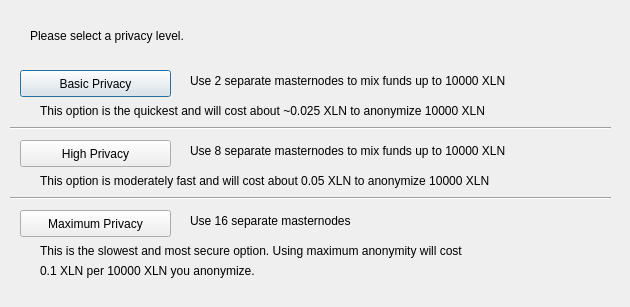
<?xml version="1.0" encoding="UTF-8"?>
<ui version="4.0">
 <class>ObfuscationConfig</class>
 <widget class="QDialog" name="ObfuscationConfig">
  <property name="geometry">
   <rect>
    <x>0</x>
    <y>0</y>
    <width>630</width>
    <height>307</height>
   </rect>
  </property>
  <property name="windowTitle">
   <string>Configure Obfuscation</string>
  </property>
  <widget class="QPushButton" name="buttonBasic">
   <property name="geometry">
    <rect>
     <x>20</x>
     <y>70</y>
     <width>151</width>
     <height>27</height>
    </rect>
   </property>
   <property name="text">
    <string>Basic Privacy</string>
   </property>
  </widget>
  <widget class="QPushButton" name="buttonHigh">
   <property name="geometry">
    <rect>
     <x>20</x>
     <y>140</y>
     <width>151</width>
     <height>27</height>
    </rect>
   </property>
   <property name="text">
    <string>High Privacy</string>
   </property>
  </widget>
  <widget class="QPushButton" name="buttonMax">
   <property name="geometry">
    <rect>
     <x>20</x>
     <y>210</y>
     <width>151</width>
     <height>27</height>
    </rect>
   </property>
   <property name="text">
    <string>Maximum Privacy</string>
   </property>
  </widget>
  <widget class="QLabel" name="label">
   <property name="geometry">
    <rect>
     <x>30</x>
     <y>20</y>
     <width>571</width>
     <height>31</height>
    </rect>
   </property>
   <property name="text">
    <string>Please select a privacy level.</string>
   </property>
  </widget>
  <widget class="QLabel" name="label_2">
   <property name="geometry">
    <rect>
     <x>190</x>
     <y>70</y>
     <width>421</width>
     <height>21</height>
    </rect>
   </property>
   <property name="text">
    <string>Use 2 separate masternodes to mix funds up to 10000 XLN</string>
   </property>
  </widget>
  <widget class="QLabel" name="label_3">
   <property name="geometry">
    <rect>
     <x>190</x>
     <y>140</y>
     <width>411</width>
     <height>21</height>
    </rect>
   </property>
   <property name="text">
    <string>Use 8 separate masternodes to mix funds up to 10000 XLN</string>
   </property>
  </widget>
  <widget class="QLabel" name="label_4">
   <property name="geometry">
    <rect>
     <x>190</x>
     <y>210</y>
     <width>421</width>
     <height>21</height>
    </rect>
   </property>
   <property name="text">
    <string>Use 16 separate masternodes</string>
   </property>
  </widget>
  <widget class="QLabel" name="label_6">
   <property name="geometry">
    <rect>
     <x>40</x>
     <y>100</y>
     <width>561</width>
     <height>21</height>
    </rect>
   </property>
   <property name="text">
    <string>This option is the quickest and will cost about ~0.025 XLN to anonymize 10000 XLN</string>
   </property>
  </widget>
  <widget class="QLabel" name="label_7">
   <property name="geometry">
    <rect>
     <x>40</x>
     <y>170</y>
     <width>561</width>
     <height>21</height>
    </rect>
   </property>
   <property name="text">
    <string>This option is moderately fast and will cost about 0.05 XLN to anonymize 10000 XLN</string>
   </property>
  </widget>
  <widget class="QLabel" name="label_8">
   <property name="geometry">
    <rect>
     <x>40</x>
     <y>240</y>
     <width>561</width>
     <height>21</height>
    </rect>
   </property>
   <property name="text">
    <string>This is the slowest and most secure option. Using maximum anonymity will cost</string>
   </property>
  </widget>
  <widget class="QLabel" name="label_9">
   <property name="geometry">
    <rect>
     <x>40</x>
     <y>260</y>
     <width>561</width>
     <height>21</height>
    </rect>
   </property>
   <property name="text">
    <string>0.1 XLN per 10000 XLN you anonymize.</string>
   </property>
  </widget>
  <widget class="Line" name="line">
   <property name="geometry">
    <rect>
     <x>10</x>
     <y>120</y>
     <width>601</width>
     <height>16</height>
    </rect>
   </property>
   <property name="orientation">
    <enum>Qt::Horizontal</enum>
   </property>
  </widget>
  <widget class="Line" name="line_2">
   <property name="geometry">
    <rect>
     <x>10</x>
     <y>190</y>
     <width>601</width>
     <height>16</height>
    </rect>
   </property>
   <property name="orientation">
    <enum>Qt::Horizontal</enum>
   </property>
  </widget>
 </widget>
 <resources/>
 <connections/>
</ui>
